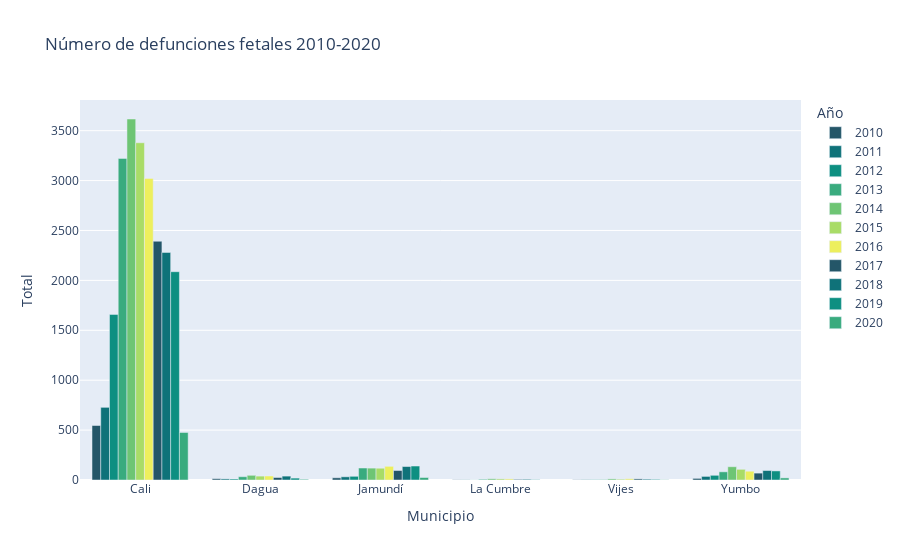
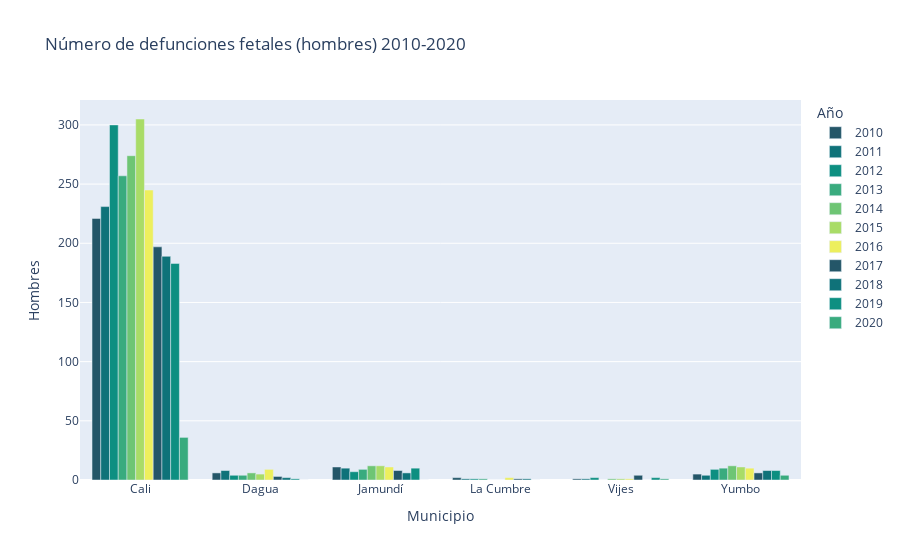
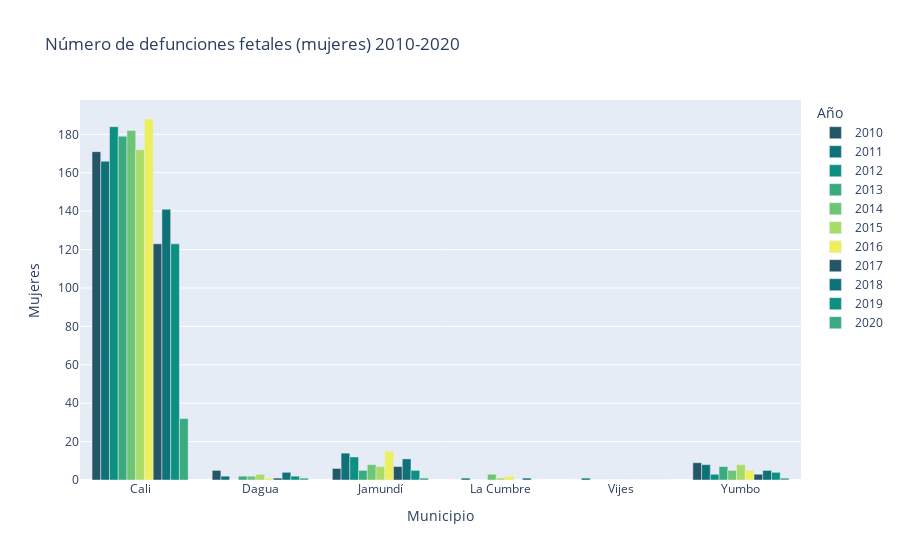
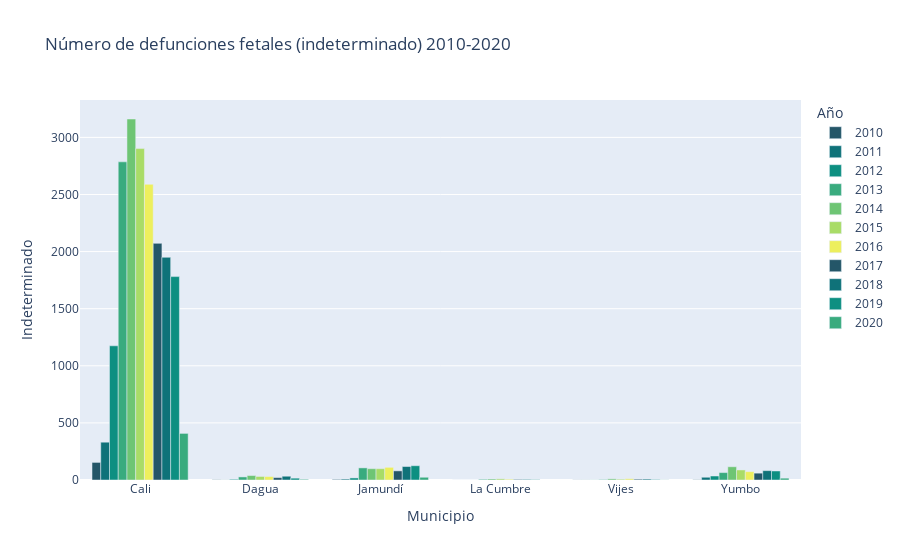

Notebook cell for these charts, in order:
### Code cell
# Se procede a graficar las distribuciones por municipio del número de defunciones fetales 2010-2020
fig = px.bar(Defunciones_fetales, x="Municipio", y="Total", color="Año", barmode="group", color_discrete_sequence=px.colors.sequential.Aggrnyl, title="Número de defunciones fetales 2010-2020") 
fig2 = px.bar(Defunciones_fetales, x="Municipio", y="Hombres", color="Año", barmode="group", color_discrete_sequence=px.colors.sequential.Aggrnyl, title="Número de defunciones fetales (hombres) 2010-2020") 
fig3 = px.bar(Defunciones_fetales, x="Municipio", y="Mujeres", color="Año", barmode="group", color_discrete_sequence=px.colors.sequential.Aggrnyl, title="Número de defunciones fetales (mujeres) 2010-2020") 
fig4 = px.bar(Defunciones_fetales, x="Municipio", y="Indeterminado", color="Año", barmode="group", color_discrete_sequence=px.colors.sequential.Aggrnyl, title="Número de defunciones fetales (indeterminado) 2010-2020") 

fig.show()
fig2.show()
fig3.show()
fig4.show()

### Figure 1 — Plotly figure (JSON) as saved in the notebook; plotly's stock layout.template omitted (floating-point values rounded to 4 significant figures)
{"data": [{"alignmentgroup": "True", "hovertemplate": "Año=2010<br>Municipio=%{x}<br>Total=%{y}<extra></extra>", "legendgroup": "2010", "marker": {"color": "rgb(36, 86, 104)"}, "name": "2010", "offsetgroup": "2010", "orientation": "v", "showlegend": true, "textposition": "auto", "type": "bar", "x": ["Cali", "Dagua", "Jamundí", "La Cumbre", "Vijes", "Yumbo"], "xaxis": "x", "y": [546, 13, 22, 2, 2, 16], "yaxis": "y"}, {"alignmentgroup": "True", "hovertemplate": "Año=2011<br>Municipio=%{x}<br>Total=%{y}<extra></extra>", "legendgroup": "2011", "marker": {"color": "rgb(15, 114, 121)"}, "name": "2011", "offsetgroup": "2011", "orientation": "v", "showlegend": true, "textposition": "auto", "type": "bar", "x": ["Cali", "Dagua", "Jamundí", "La Cumbre", "Vijes", "Yumbo"], "xaxis": "x", "y": [728, 11, 32, 2, 3, 36], "yaxis": "y"}, {"alignmentgroup": "True", "hovertemplate": "Año=2012<br>Municipio=%{x}<br>Total=%{y}<extra></extra>", "legendgroup": "2012", "marker": {"color": "rgb(13, 143, 129)"}, "name": "2012", "offsetgroup": "2012", "orientation": "v", "showlegend": true, "textposition": "auto", "type": "bar", "x": ["Cali", "Dagua", "Jamundí", "La Cumbre", "Vijes", "Yumbo"], "xaxis": "x", "y": [1659, 10, 37, 1, 3, 47], "yaxis": "y"}, {"alignmentgroup": "True", "hovertemplate": "Año=2013<br>Municipio=%{x}<br>Total=%{y}<extra></extra>", "legendgroup": "2013", "marker": {"color": "rgb(57, 171, 126)"}, "name": "2013", "offsetgroup": "2013", "orientation": "v", "showlegend": true, "textposition": "auto", "type": "bar", "x": ["Cali", "Dagua", "Jamundí", "La Cumbre", "Vijes", "Yumbo"], "xaxis": "x", "y": [3222, 33, 120, 7, 4, 82], "yaxis": "y"}, {"alignmentgroup": "True", "hovertemplate": "Año=2014<br>Municipio=%{x}<br>Total=%{y}<extra></extra>", "legendgroup": "2014", "marker": {"color": "rgb(110, 197, 116)"}, "name": "2014", "offsetgroup": "2014", "orientation": "v", "showlegend": true, "textposition": "auto", "type": "bar", "x": ["Cali", "Dagua", "Jamundí", "La Cumbre", "Vijes", "Yumbo"], "xaxis": "x", "y": [3617, 47, 119, 12, 11, 133], "yaxis": "y"}, {"alignmentgroup": "True", "hovertemplate": "Año=2015<br>Municipio=%{x}<br>Total=%{y}<extra></extra>", "legendgroup": "2015", "marker": {"color": "rgb(169, 220, 103)"}, "name": "2015", "offsetgroup": "2015", "orientation": "v", "showlegend": true, "textposition": "auto", "type": "bar", "x": ["Cali", "Dagua", "Jamundí", "La Cumbre", "Vijes", "Yumbo"], "xaxis": "x", "y": [3379, 39, 118, 11, 8, 107], "yaxis": "y"}, {"alignmentgroup": "True", "hovertemplate": "Año=2016<br>Municipio=%{x}<br>Total=%{y}<extra></extra>", "legendgroup": "2016", "marker": {"color": "rgb(237, 239, 93)"}, "name": "2016", "offsetgroup": "2016", "orientation": "v", "showlegend": true, "textposition": "auto", "type": "bar", "x": ["Cali", "Dagua", "Jamundí", "La Cumbre", "Vijes", "Yumbo"], "xaxis": "x", "y": [3022, 40, 137, 11, 12, 88], "yaxis": "y"}, {"alignmentgroup": "True", "hovertemplate": "Año=2017<br>Municipio=%{x}<br>Total=%{y}<extra></extra>", "legendgroup": "2017", "marker": {"color": "rgb(36, 86, 104)"}, "name": "2017", "offsetgroup": "2017", "orientation": "v", "showlegend": true, "textposition": "auto", "type": "bar", "x": ["Cali", "Dagua", "Jamundí", "La Cumbre", "Vijes", "Yumbo"], "xaxis": "x", "y": [2392, 25, 95, 6, 11, 69], "yaxis": "y"}, {"alignmentgroup": "True", "hovertemplate": "Año=2018<br>Municipio=%{x}<br>Total=%{y}<extra></extra>", "legendgroup": "2018", "marker": {"color": "rgb(15, 114, 121)"}, "name": "2018", "offsetgroup": "2018", "orientation": "v", "showlegend": true, "textposition": "auto", "type": "bar", "x": ["Cali", "Dagua", "Jamundí", "La Cumbre", "Vijes", "Yumbo"], "xaxis": "x", "y": [2280, 39, 135, 7, 8, 95], "yaxis": "y"}, {"alignmentgroup": "True", "hovertemplate": "Año=2019<br>Municipio=%{x}<br>Total=%{y}<extra></extra>", "legendgroup": "2019", "marker": {"color": "rgb(13, 143, 129)"}, "name": "2019", "offsetgroup": "2019", "orientation": "v", "showlegend": true, "textposition": "auto", "type": "bar", "x": ["Cali", "Dagua", "Jamundí", "La Cumbre", "Vijes", "Yumbo"], "xaxis": "x", "y": [2087, 19, 140, 3, 6, 91], "yaxis": "y"}, {"alignmentgroup": "True", "hovertemplate": "Año=2020<br>Municipio=%{x}<br>Total=%{y}<extra></extra>", "legendgroup": "2020", "marker": {"color": "rgb(57, 171, 126)"}, "name": "2020", "offsetgroup": "2020", "orientation": "v", "showlegend": true, "textposition": "auto", "type": "bar", "x": ["Cali", "Dagua", "Jamundí", "Vijes", "Yumbo"], "xaxis": "x", "y": [476, 7, 25, 2, 21], "yaxis": "y"}], "layout": {"barmode": "group", "legend": {"title": {"text": "Año"}, "tracegroupgap": 0}, "title": {"text": "Número de defunciones fetales 2010-2020"}, "xaxis": {"anchor": "y", "domain": [0, 1], "title": {"text": "Municipio"}}, "yaxis": {"anchor": "x", "domain": [0, 1], "title": {"text": "Total"}}}}

### Figure 2 — Plotly figure (JSON) as saved in the notebook; plotly's stock layout.template omitted (floating-point values rounded to 4 significant figures)
{"data": [{"alignmentgroup": "True", "hovertemplate": "Año=2010<br>Municipio=%{x}<br>Hombres=%{y}<extra></extra>", "legendgroup": "2010", "marker": {"color": "rgb(36, 86, 104)"}, "name": "2010", "offsetgroup": "2010", "orientation": "v", "showlegend": true, "textposition": "auto", "type": "bar", "x": ["Cali", "Dagua", "Jamundí", "La Cumbre", "Vijes", "Yumbo"], "xaxis": "x", "y": [221, 6, 11, 2, 1, 5], "yaxis": "y"}, {"alignmentgroup": "True", "hovertemplate": "Año=2011<br>Municipio=%{x}<br>Hombres=%{y}<extra></extra>", "legendgroup": "2011", "marker": {"color": "rgb(15, 114, 121)"}, "name": "2011", "offsetgroup": "2011", "orientation": "v", "showlegend": true, "textposition": "auto", "type": "bar", "x": ["Cali", "Dagua", "Jamundí", "La Cumbre", "Vijes", "Yumbo"], "xaxis": "x", "y": [231, 8, 10, 1, 1, 4], "yaxis": "y"}, {"alignmentgroup": "True", "hovertemplate": "Año=2012<br>Municipio=%{x}<br>Hombres=%{y}<extra></extra>", "legendgroup": "2012", "marker": {"color": "rgb(13, 143, 129)"}, "name": "2012", "offsetgroup": "2012", "orientation": "v", "showlegend": true, "textposition": "auto", "type": "bar", "x": ["Cali", "Dagua", "Jamundí", "La Cumbre", "Vijes", "Yumbo"], "xaxis": "x", "y": [300, 4, 7, 1, 2, 9], "yaxis": "y"}, {"alignmentgroup": "True", "hovertemplate": "Año=2013<br>Municipio=%{x}<br>Hombres=%{y}<extra></extra>", "legendgroup": "2013", "marker": {"color": "rgb(57, 171, 126)"}, "name": "2013", "offsetgroup": "2013", "orientation": "v", "showlegend": true, "textposition": "auto", "type": "bar", "x": ["Cali", "Dagua", "Jamundí", "La Cumbre", "Vijes", "Yumbo"], "xaxis": "x", "y": [257, 4, 9, 1, 0, 10], "yaxis": "y"}, {"alignmentgroup": "True", "hovertemplate": "Año=2014<br>Municipio=%{x}<br>Hombres=%{y}<extra></extra>", "legendgroup": "2014", "marker": {"color": "rgb(110, 197, 116)"}, "name": "2014", "offsetgroup": "2014", "orientation": "v", "showlegend": true, "textposition": "auto", "type": "bar", "x": ["Cali", "Dagua", "Jamundí", "La Cumbre", "Vijes", "Yumbo"], "xaxis": "x", "y": [274, 6, 12, 0, 1, 12], "yaxis": "y"}, {"alignmentgroup": "True", "hovertemplate": "Año=2015<br>Municipio=%{x}<br>Hombres=%{y}<extra></extra>", "legendgroup": "2015", "marker": {"color": "rgb(169, 220, 103)"}, "name": "2015", "offsetgroup": "2015", "orientation": "v", "showlegend": true, "textposition": "auto", "type": "bar", "x": ["Cali", "Dagua", "Jamundí", "La Cumbre", "Vijes", "Yumbo"], "xaxis": "x", "y": [305, 5, 12, 0, 1, 11], "yaxis": "y"}, {"alignmentgroup": "True", "hovertemplate": "Año=2016<br>Municipio=%{x}<br>Hombres=%{y}<extra></extra>", "legendgroup": "2016", "marker": {"color": "rgb(237, 239, 93)"}, "name": "2016", "offsetgroup": "2016", "orientation": "v", "showlegend": true, "textposition": "auto", "type": "bar", "x": ["Cali", "Dagua", "Jamundí", "La Cumbre", "Vijes", "Yumbo"], "xaxis": "x", "y": [245, 9, 11, 2, 1, 10], "yaxis": "y"}, {"alignmentgroup": "True", "hovertemplate": "Año=2017<br>Municipio=%{x}<br>Hombres=%{y}<extra></extra>", "legendgroup": "2017", "marker": {"color": "rgb(36, 86, 104)"}, "name": "2017", "offsetgroup": "2017", "orientation": "v", "showlegend": true, "textposition": "auto", "type": "bar", "x": ["Cali", "Dagua", "Jamundí", "La Cumbre", "Vijes", "Yumbo"], "xaxis": "x", "y": [197, 3, 8, 1, 4, 6], "yaxis": "y"}, {"alignmentgroup": "True", "hovertemplate": "Año=2018<br>Municipio=%{x}<br>Hombres=%{y}<extra></extra>", "legendgroup": "2018", "marker": {"color": "rgb(15, 114, 121)"}, "name": "2018", "offsetgroup": "2018", "orientation": "v", "showlegend": true, "textposition": "auto", "type": "bar", "x": ["Cali", "Dagua", "Jamundí", "La Cumbre", "Vijes", "Yumbo"], "xaxis": "x", "y": [189, 2, 6, 1, 0, 8], "yaxis": "y"}, {"alignmentgroup": "True", "hovertemplate": "Año=2019<br>Municipio=%{x}<br>Hombres=%{y}<extra></extra>", "legendgroup": "2019", "marker": {"color": "rgb(13, 143, 129)"}, "name": "2019", "offsetgroup": "2019", "orientation": "v", "showlegend": true, "textposition": "auto", "type": "bar", "x": ["Cali", "Dagua", "Jamundí", "La Cumbre", "Vijes", "Yumbo"], "xaxis": "x", "y": [183, 1, 10, 0, 2, 8], "yaxis": "y"}, {"alignmentgroup": "True", "hovertemplate": "Año=2020<br>Municipio=%{x}<br>Hombres=%{y}<extra></extra>", "legendgroup": "2020", "marker": {"color": "rgb(57, 171, 126)"}, "name": "2020", "offsetgroup": "2020", "orientation": "v", "showlegend": true, "textposition": "auto", "type": "bar", "x": ["Cali", "Dagua", "Jamundí", "Vijes", "Yumbo"], "xaxis": "x", "y": [36, 0, 0, 1, 4], "yaxis": "y"}], "layout": {"barmode": "group", "legend": {"title": {"text": "Año"}, "tracegroupgap": 0}, "title": {"text": "Número de defunciones fetales (hombres) 2010-2020"}, "xaxis": {"anchor": "y", "domain": [0, 1], "title": {"text": "Municipio"}}, "yaxis": {"anchor": "x", "domain": [0, 1], "title": {"text": "Hombres"}}}}

### Figure 3 — Plotly figure (JSON) as saved in the notebook; plotly's stock layout.template omitted (floating-point values rounded to 4 significant figures)
{"data": [{"alignmentgroup": "True", "hovertemplate": "Año=2010<br>Municipio=%{x}<br>Mujeres=%{y}<extra></extra>", "legendgroup": "2010", "marker": {"color": "rgb(36, 86, 104)"}, "name": "2010", "offsetgroup": "2010", "orientation": "v", "showlegend": true, "textposition": "auto", "type": "bar", "x": ["Cali", "Dagua", "Jamundí", "La Cumbre", "Vijes", "Yumbo"], "xaxis": "x", "y": [171, 5, 6, 0, 0, 9], "yaxis": "y"}, {"alignmentgroup": "True", "hovertemplate": "Año=2011<br>Municipio=%{x}<br>Mujeres=%{y}<extra></extra>", "legendgroup": "2011", "marker": {"color": "rgb(15, 114, 121)"}, "name": "2011", "offsetgroup": "2011", "orientation": "v", "showlegend": true, "textposition": "auto", "type": "bar", "x": ["Cali", "Dagua", "Jamundí", "La Cumbre", "Vijes", "Yumbo"], "xaxis": "x", "y": [166, 2, 14, 1, 1, 8], "yaxis": "y"}, {"alignmentgroup": "True", "hovertemplate": "Año=2012<br>Municipio=%{x}<br>Mujeres=%{y}<extra></extra>", "legendgroup": "2012", "marker": {"color": "rgb(13, 143, 129)"}, "name": "2012", "offsetgroup": "2012", "orientation": "v", "showlegend": true, "textposition": "auto", "type": "bar", "x": ["Cali", "Dagua", "Jamundí", "La Cumbre", "Vijes", "Yumbo"], "xaxis": "x", "y": [184, 0, 12, 0, 0, 3], "yaxis": "y"}, {"alignmentgroup": "True", "hovertemplate": "Año=2013<br>Municipio=%{x}<br>Mujeres=%{y}<extra></extra>", "legendgroup": "2013", "marker": {"color": "rgb(57, 171, 126)"}, "name": "2013", "offsetgroup": "2013", "orientation": "v", "showlegend": true, "textposition": "auto", "type": "bar", "x": ["Cali", "Dagua", "Jamundí", "La Cumbre", "Vijes", "Yumbo"], "xaxis": "x", "y": [179, 2, 5, 0, 0, 7], "yaxis": "y"}, {"alignmentgroup": "True", "hovertemplate": "Año=2014<br>Municipio=%{x}<br>Mujeres=%{y}<extra></extra>", "legendgroup": "2014", "marker": {"color": "rgb(110, 197, 116)"}, "name": "2014", "offsetgroup": "2014", "orientation": "v", "showlegend": true, "textposition": "auto", "type": "bar", "x": ["Cali", "Dagua", "Jamundí", "La Cumbre", "Vijes", "Yumbo"], "xaxis": "x", "y": [182, 2, 8, 3, 0, 5], "yaxis": "y"}, {"alignmentgroup": "True", "hovertemplate": "Año=2015<br>Municipio=%{x}<br>Mujeres=%{y}<extra></extra>", "legendgroup": "2015", "marker": {"color": "rgb(169, 220, 103)"}, "name": "2015", "offsetgroup": "2015", "orientation": "v", "showlegend": true, "textposition": "auto", "type": "bar", "x": ["Cali", "Dagua", "Jamundí", "La Cumbre", "Vijes", "Yumbo"], "xaxis": "x", "y": [172, 3, 7, 1, 0, 8], "yaxis": "y"}, {"alignmentgroup": "True", "hovertemplate": "Año=2016<br>Municipio=%{x}<br>Mujeres=%{y}<extra></extra>", "legendgroup": "2016", "marker": {"color": "rgb(237, 239, 93)"}, "name": "2016", "offsetgroup": "2016", "orientation": "v", "showlegend": true, "textposition": "auto", "type": "bar", "x": ["Cali", "Dagua", "Jamundí", "La Cumbre", "Vijes", "Yumbo"], "xaxis": "x", "y": [188, 1, 15, 2, 0, 5], "yaxis": "y"}, {"alignmentgroup": "True", "hovertemplate": "Año=2017<br>Municipio=%{x}<br>Mujeres=%{y}<extra></extra>", "legendgroup": "2017", "marker": {"color": "rgb(36, 86, 104)"}, "name": "2017", "offsetgroup": "2017", "orientation": "v", "showlegend": true, "textposition": "auto", "type": "bar", "x": ["Cali", "Dagua", "Jamundí", "La Cumbre", "Vijes", "Yumbo"], "xaxis": "x", "y": [123, 1, 7, 0, 0, 3], "yaxis": "y"}, {"alignmentgroup": "True", "hovertemplate": "Año=2018<br>Municipio=%{x}<br>Mujeres=%{y}<extra></extra>", "legendgroup": "2018", "marker": {"color": "rgb(15, 114, 121)"}, "name": "2018", "offsetgroup": "2018", "orientation": "v", "showlegend": true, "textposition": "auto", "type": "bar", "x": ["Cali", "Dagua", "Jamundí", "La Cumbre", "Vijes", "Yumbo"], "xaxis": "x", "y": [141, 4, 11, 1, 0, 5], "yaxis": "y"}, {"alignmentgroup": "True", "hovertemplate": "Año=2019<br>Municipio=%{x}<br>Mujeres=%{y}<extra></extra>", "legendgroup": "2019", "marker": {"color": "rgb(13, 143, 129)"}, "name": "2019", "offsetgroup": "2019", "orientation": "v", "showlegend": true, "textposition": "auto", "type": "bar", "x": ["Cali", "Dagua", "Jamundí", "La Cumbre", "Vijes", "Yumbo"], "xaxis": "x", "y": [123, 2, 5, 0, 0, 4], "yaxis": "y"}, {"alignmentgroup": "True", "hovertemplate": "Año=2020<br>Municipio=%{x}<br>Mujeres=%{y}<extra></extra>", "legendgroup": "2020", "marker": {"color": "rgb(57, 171, 126)"}, "name": "2020", "offsetgroup": "2020", "orientation": "v", "showlegend": true, "textposition": "auto", "type": "bar", "x": ["Cali", "Dagua", "Jamundí", "Vijes", "Yumbo"], "xaxis": "x", "y": [32, 1, 1, 0, 1], "yaxis": "y"}], "layout": {"barmode": "group", "legend": {"title": {"text": "Año"}, "tracegroupgap": 0}, "title": {"text": "Número de defunciones fetales (mujeres) 2010-2020"}, "xaxis": {"anchor": "y", "domain": [0, 1], "title": {"text": "Municipio"}}, "yaxis": {"anchor": "x", "domain": [0, 1], "title": {"text": "Mujeres"}}}}

### Figure 4 — Plotly figure (JSON) as saved in the notebook; plotly's stock layout.template omitted (floating-point values rounded to 4 significant figures)
{"data": [{"alignmentgroup": "True", "hovertemplate": "Año=2010<br>Municipio=%{x}<br>Indeterminado=%{y}<extra></extra>", "legendgroup": "2010", "marker": {"color": "rgb(36, 86, 104)"}, "name": "2010", "offsetgroup": "2010", "orientation": "v", "showlegend": true, "textposition": "auto", "type": "bar", "x": ["Cali", "Dagua", "Jamundí", "La Cumbre", "Vijes", "Yumbo"], "xaxis": "x", "y": [154, 2, 5, 0, 1, 2], "yaxis": "y"}, {"alignmentgroup": "True", "hovertemplate": "Año=2011<br>Municipio=%{x}<br>Indeterminado=%{y}<extra></extra>", "legendgroup": "2011", "marker": {"color": "rgb(15, 114, 121)"}, "name": "2011", "offsetgroup": "2011", "orientation": "v", "showlegend": true, "textposition": "auto", "type": "bar", "x": ["Cali", "Dagua", "Jamundí", "La Cumbre", "Vijes", "Yumbo"], "xaxis": "x", "y": [331, 1, 8, 0, 1, 24], "yaxis": "y"}, {"alignmentgroup": "True", "hovertemplate": "Año=2012<br>Municipio=%{x}<br>Indeterminado=%{y}<extra></extra>", "legendgroup": "2012", "marker": {"color": "rgb(13, 143, 129)"}, "name": "2012", "offsetgroup": "2012", "orientation": "v", "showlegend": true, "textposition": "auto", "type": "bar", "x": ["Cali", "Dagua", "Jamundí", "La Cumbre", "Vijes", "Yumbo"], "xaxis": "x", "y": [1175, 6, 18, 0, 1, 35], "yaxis": "y"}, {"alignmentgroup": "True", "hovertemplate": "Año=2013<br>Municipio=%{x}<br>Indeterminado=%{y}<extra></extra>", "legendgroup": "2013", "marker": {"color": "rgb(57, 171, 126)"}, "name": "2013", "offsetgroup": "2013", "orientation": "v", "showlegend": true, "textposition": "auto", "type": "bar", "x": ["Cali", "Dagua", "Jamundí", "La Cumbre", "Vijes", "Yumbo"], "xaxis": "x", "y": [2786, 27, 106, 6, 4, 65], "yaxis": "y"}, {"alignmentgroup": "True", "hovertemplate": "Año=2014<br>Municipio=%{x}<br>Indeterminado=%{y}<extra></extra>", "legendgroup": "2014", "marker": {"color": "rgb(110, 197, 116)"}, "name": "2014", "offsetgroup": "2014", "orientation": "v", "showlegend": true, "textposition": "auto", "type": "bar", "x": ["Cali", "Dagua", "Jamundí", "La Cumbre", "Vijes", "Yumbo"], "xaxis": "x", "y": [3161, 39, 99, 9, 10, 116], "yaxis": "y"}, {"alignmentgroup": "True", "hovertemplate": "Año=2015<br>Municipio=%{x}<br>Indeterminado=%{y}<extra></extra>", "legendgroup": "2015", "marker": {"color": "rgb(169, 220, 103)"}, "name": "2015", "offsetgroup": "2015", "orientation": "v", "showlegend": true, "textposition": "auto", "type": "bar", "x": ["Cali", "Dagua", "Jamundí", "La Cumbre", "Vijes", "Yumbo"], "xaxis": "x", "y": [2902, 31, 99, 10, 7, 88], "yaxis": "y"}, {"alignmentgroup": "True", "hovertemplate": "Año=2016<br>Municipio=%{x}<br>Indeterminado=%{y}<extra></extra>", "legendgroup": "2016", "marker": {"color": "rgb(237, 239, 93)"}, "name": "2016", "offsetgroup": "2016", "orientation": "v", "showlegend": true, "textposition": "auto", "type": "bar", "x": ["Cali", "Dagua", "Jamundí", "La Cumbre", "Vijes", "Yumbo"], "xaxis": "x", "y": [2589, 30, 111, 7, 11, 73], "yaxis": "y"}, {"alignmentgroup": "True", "hovertemplate": "Año=2017<br>Municipio=%{x}<br>Indeterminado=%{y}<extra></extra>", "legendgroup": "2017", "marker": {"color": "rgb(36, 86, 104)"}, "name": "2017", "offsetgroup": "2017", "orientation": "v", "showlegend": true, "textposition": "auto", "type": "bar", "x": ["Cali", "Dagua", "Jamundí", "La Cumbre", "Vijes", "Yumbo"], "xaxis": "x", "y": [2072, 21, 80, 5, 7, 60], "yaxis": "y"}, {"alignmentgroup": "True", "hovertemplate": "Año=2018<br>Municipio=%{x}<br>Indeterminado=%{y}<extra></extra>", "legendgroup": "2018", "marker": {"color": "rgb(15, 114, 121)"}, "name": "2018", "offsetgroup": "2018", "orientation": "v", "showlegend": true, "textposition": "auto", "type": "bar", "x": ["Cali", "Dagua", "Jamundí", "La Cumbre", "Vijes", "Yumbo"], "xaxis": "x", "y": [1950, 33, 118, 5, 8, 82], "yaxis": "y"}, {"alignmentgroup": "True", "hovertemplate": "Año=2019<br>Municipio=%{x}<br>Indeterminado=%{y}<extra></extra>", "legendgroup": "2019", "marker": {"color": "rgb(13, 143, 129)"}, "name": "2019", "offsetgroup": "2019", "orientation": "v", "showlegend": true, "textposition": "auto", "type": "bar", "x": ["Cali", "Dagua", "Jamundí", "La Cumbre", "Vijes", "Yumbo"], "xaxis": "x", "y": [1781, 16, 125, 3, 4, 79], "yaxis": "y"}, {"alignmentgroup": "True", "hovertemplate": "Año=2020<br>Municipio=%{x}<br>Indeterminado=%{y}<extra></extra>", "legendgroup": "2020", "marker": {"color": "rgb(57, 171, 126)"}, "name": "2020", "offsetgroup": "2020", "orientation": "v", "showlegend": true, "textposition": "auto", "type": "bar", "x": ["Cali", "Dagua", "Jamundí", "Vijes", "Yumbo"], "xaxis": "x", "y": [408, 6, 24, 1, 16], "yaxis": "y"}], "layout": {"barmode": "group", "legend": {"title": {"text": "Año"}, "tracegroupgap": 0}, "title": {"text": "Número de defunciones fetales (indeterminado) 2010-2020"}, "xaxis": {"anchor": "y", "domain": [0, 1], "title": {"text": "Municipio"}}, "yaxis": {"anchor": "x", "domain": [0, 1], "title": {"text": "Indeterminado"}}}}
